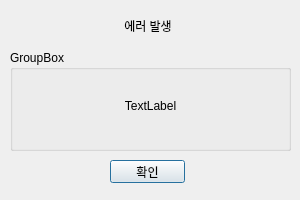
<?xml version="1.0" encoding="UTF-8"?>
<ui version="4.0">
 <class>Dialog</class>
 <widget class="QDialog" name="Dialog">
  <property name="geometry">
   <rect>
    <x>0</x>
    <y>0</y>
    <width>300</width>
    <height>200</height>
   </rect>
  </property>
  <property name="minimumSize">
   <size>
    <width>300</width>
    <height>200</height>
   </size>
  </property>
  <property name="maximumSize">
   <size>
    <width>300</width>
    <height>200</height>
   </size>
  </property>
  <property name="windowTitle">
   <string>Dialog</string>
  </property>
  <widget class="QLabel" name="QLabel">
   <property name="geometry">
    <rect>
     <x>120</x>
     <y>20</y>
     <width>56</width>
     <height>12</height>
    </rect>
   </property>
   <property name="text">
    <string>에러 발생</string>
   </property>
   <property name="alignment">
    <set>Qt::AlignCenter</set>
   </property>
  </widget>
  <widget class="QGroupBox" name="groupBox">
   <property name="geometry">
    <rect>
     <x>10</x>
     <y>50</y>
     <width>281</width>
     <height>101</height>
    </rect>
   </property>
   <property name="title">
    <string>GroupBox</string>
   </property>
   <widget class="QLabel" name="errorContents">
    <property name="geometry">
     <rect>
      <x>10</x>
      <y>20</y>
      <width>261</width>
      <height>71</height>
     </rect>
    </property>
    <property name="text">
     <string>TextLabel</string>
    </property>
    <property name="alignment">
     <set>Qt::AlignCenter</set>
    </property>
    <property name="wordWrap">
     <bool>true</bool>
    </property>
   </widget>
  </widget>
  <widget class="QPushButton" name="okButton">
   <property name="geometry">
    <rect>
     <x>110</x>
     <y>160</y>
     <width>75</width>
     <height>23</height>
    </rect>
   </property>
   <property name="text">
    <string>확인</string>
   </property>
  </widget>
 </widget>
 <resources/>
 <connections/>
</ui>
